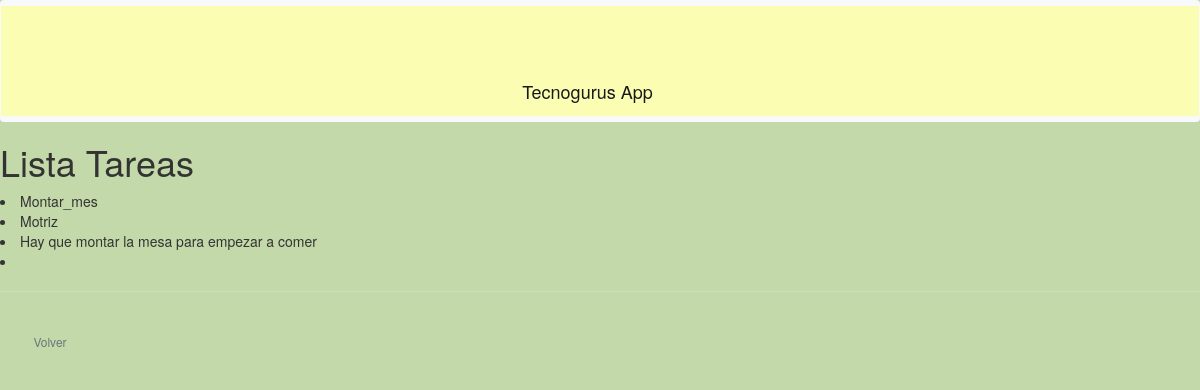
/listaTarea, run on the app's committed database.
### tecnogurus/models.py (models this page shows, shortened)
class Tarea(models.Model):
    id_tarea    = models.CharField(max_length = 10)
    tipo_tarea  = models.CharField(max_length = 20)
    descripcion = models.CharField(max_length = 140)
    image_list  = models.ForeignKey(ImageList, on_delete = models.CASCADE, null = True)
    encargado   = models.ForeignKey(Alumno, on_delete = models.CASCADE, default='')
    fecha_inicio = models.DateField(default=datetime.date.today)
    fecha_fin = models.DateField(default=datetime.date.today)
    hora_inicio = models.TimeField(default=datetime.datetime.now())
    hora_fin = models.TimeField(default=datetime.datetime.now() )
    terminado = models.BooleanField(default=True)
    retroalimentacion = models.CharField(max_length = 140, default="Todavia no hay correccion")

### tecnogurus/views.py (the view)
# urls.py: path('listaTarea', views.listaTarea, name='listaTarea'),
def listaTarea(request):
    tareas=Tarea.objects.all()
    return render(request, "listaTarea.html", {'tareas':tareas})

### tecnogurus/templates/listaTarea.html (shortened to what this page needs)
{% extends "base.html" %}
{% block content %}
<div class="containerListT">
	<div class="ListaTareas">
		<h1>Lista Tareas</h1>
		<p>
		    {% for tarea in tareas %}
		    <div class="containerTarea">
			    <li>{{ tarea.id_tarea }}</li>
			    <li>{{ tarea.tipo_tarea }}</li>
			    <li>{{ tarea.descripcion }}</li>
			    <li>{{ tarea.id_mensaje }}</li>
			    <hr/>
		    </div>
		    {% empty %}
		    <li>No hay tareas.</li>
		    {% endfor %}
		</p>
	</div>
	<a href="{% url 'index' %}"><button class="btn btn-sm btn-outline-secondary" type="button" >Volver</button></a>
</div>
{% endblock %}

### static/css/style.css (style rules this page uses)
* { padding: 0px; margin: 0px; box-sizing: border-box; }
body { background-color: #c4d9a9; }
button { background: slateblue; color: white; width: 100px; height: 40px; border: none; cursor: pointer; border-radius: 10px; font-size: 14px; margin-top: 10px; }

### data on the page
Tarea: id_tarea "Montar_mes", tipo_tarea "Motriz", descripcion "Hay que montar la mesa para empezar a comer"
